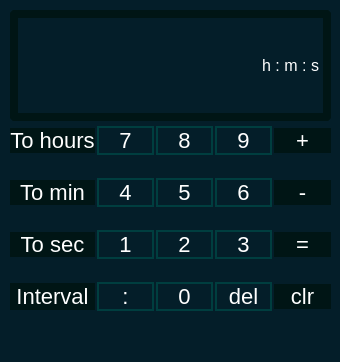
<?xml version="1.0" encoding="UTF-8"?>
<ui version="4.0">
 <class>MainWindow</class>
 <widget class="QMainWindow" name="MainWindow">
  <property name="geometry">
   <rect>
    <x>0</x>
    <y>0</y>
    <width>340</width>
    <height>362</height>
   </rect>
  </property>
  <property name="windowTitle">
   <string>MainWindow</string>
  </property>
  <property name="windowIcon">
   <iconset>
    <normaloff>CalcImg.png</normaloff>CalcImg.png</iconset>
  </property>
  <property name="toolTipDuration">
   <number>-1</number>
  </property>
  <property name="styleSheet">
   <string notr="true">background-color:#041e29;
border-radius:5px;</string>
  </property>
  <widget class="QWidget" name="centralwidget">
   <widget class="QTextBrowser" name="textBrowser">
    <property name="geometry">
     <rect>
      <x>10</x>
      <y>10</y>
      <width>321</width>
      <height>131</height>
     </rect>
    </property>
   </widget>
   <widget class="QWidget" name="gridLayoutWidget_2">
    <property name="geometry">
     <rect>
      <x>10</x>
      <y>110</y>
      <width>321</width>
      <height>221</height>
     </rect>
    </property>
    <layout class="QGridLayout" name="gridLayout_2" rowstretch="0,0,0,0">
     <property name="leftMargin">
      <number>0</number>
     </property>
     <property name="horizontalSpacing">
      <number>2</number>
     </property>
     <property name="verticalSpacing">
      <number>7</number>
     </property>
     <item row="0" column="3">
      <widget class="QPushButton" name="Button_9">
       <property name="font">
        <font>
         <pointsize>-1</pointsize>
        </font>
       </property>
       <property name="styleSheet">
        <string notr="true">QPushButton{
color:white;
background-color:#041e29;
font-size:22px;
border-radius:0px;
border: 2px solid #003e3f;
}
QPushButton:hover {
  background-color: #003e3f;
  color: white;
}</string>
       </property>
       <property name="text">
        <string>9</string>
       </property>
      </widget>
     </item>
     <item row="0" column="4">
      <widget class="QPushButton" name="Button_add">
       <property name="font">
        <font>
         <pointsize>-1</pointsize>
        </font>
       </property>
       <property name="styleSheet">
        <string notr="true">QPushButton{
color:white;
background-color:#001515;
font-size:22px;
border-radius:0px;
}
QPushButton:hover {
  background-color: #003e3f;
  color: white;
}</string>
       </property>
       <property name="text">
        <string>+</string>
       </property>
      </widget>
     </item>
     <item row="2" column="1">
      <widget class="QPushButton" name="Button_1">
       <property name="font">
        <font>
         <pointsize>-1</pointsize>
        </font>
       </property>
       <property name="styleSheet">
        <string notr="true">QPushButton{
color:white;
background-color:#041e29;
font-size:22px;
border-radius:0px;
border: 2px solid #003e3f;
}
QPushButton:hover {
  background-color: #003e3f;
  color: white;
}</string>
       </property>
       <property name="text">
        <string>1</string>
       </property>
      </widget>
     </item>
     <item row="3" column="3">
      <widget class="QPushButton" name="Button_del">
       <property name="font">
        <font>
         <pointsize>-1</pointsize>
        </font>
       </property>
       <property name="styleSheet">
        <string notr="true">QPushButton{
color:white;
background-color:#041e29;
font-size:22px;
border-radius:0px;
border: 2px solid #003e3f;
}
QPushButton:hover {
  background-color: #003e3f;
  color: white;
}</string>
       </property>
       <property name="text">
        <string>del</string>
       </property>
      </widget>
     </item>
     <item row="2" column="0">
      <widget class="QPushButton" name="Button_ToSec">
       <property name="font">
        <font>
         <pointsize>-1</pointsize>
        </font>
       </property>
       <property name="toolTipDuration">
        <number>-1</number>
       </property>
       <property name="styleSheet">
        <string notr="true">QPushButton{
color:white;
text-size:10px;
background-color:#001515;
font-size:22px;
border-radius:0px;
}
QPushButton:hover {
  background-color: #003e3f;
  color: white;
}</string>
       </property>
       <property name="text">
        <string>To sec</string>
       </property>
       <property name="iconSize">
        <size>
         <width>16</width>
         <height>16</height>
        </size>
       </property>
      </widget>
     </item>
     <item row="0" column="2">
      <widget class="QPushButton" name="Button_8">
       <property name="font">
        <font>
         <pointsize>-1</pointsize>
        </font>
       </property>
       <property name="styleSheet">
        <string notr="true">QPushButton{
color:white;
background-color:#041e29;
font-size:22px;
border-radius:0px;
border: 2px solid #003e3f;
}
QPushButton:hover {
  background-color: #003e3f;
  color: white;
}</string>
       </property>
       <property name="text">
        <string>8</string>
       </property>
      </widget>
     </item>
     <item row="3" column="2">
      <widget class="QPushButton" name="Button_0">
       <property name="font">
        <font>
         <pointsize>-1</pointsize>
        </font>
       </property>
       <property name="styleSheet">
        <string notr="true">QPushButton{
color:white;
background-color:#041e29;
font-size:22px;
border-radius:0px;
border: 2px solid #003e3f;
}
QPushButton:hover {
  background-color: #003e3f;
  color: white;
}</string>
       </property>
       <property name="text">
        <string>0</string>
       </property>
      </widget>
     </item>
     <item row="0" column="0">
      <widget class="QPushButton" name="Button_ToHours">
       <property name="font">
        <font>
         <pointsize>-1</pointsize>
        </font>
       </property>
       <property name="toolTipDuration">
        <number>-1</number>
       </property>
       <property name="styleSheet">
        <string notr="true">QPushButton{
color:white;
text-size:10px;
background-color:#001515;
font-size:22px;
border-radius:0px;
}
QPushButton:hover {
  background-color: #003e3f;
  color: white;
}</string>
       </property>
       <property name="text">
        <string>To hours</string>
       </property>
       <property name="iconSize">
        <size>
         <width>16</width>
         <height>16</height>
        </size>
       </property>
      </widget>
     </item>
     <item row="1" column="2">
      <widget class="QPushButton" name="Button_5">
       <property name="font">
        <font>
         <pointsize>-1</pointsize>
        </font>
       </property>
       <property name="styleSheet">
        <string notr="true">QPushButton{
color:white;
background-color:#041e29;
font-size:22px;
border-radius:0px;
border: 2px solid #003e3f;
}
QPushButton:hover {
  background-color: #003e3f;
  color: white;
}</string>
       </property>
       <property name="text">
        <string>5</string>
       </property>
      </widget>
     </item>
     <item row="1" column="0">
      <widget class="QPushButton" name="Button_ToMin">
       <property name="font">
        <font>
         <pointsize>-1</pointsize>
        </font>
       </property>
       <property name="toolTipDuration">
        <number>-1</number>
       </property>
       <property name="styleSheet">
        <string notr="true">QPushButton{
color:white;
text-size:10px;
background-color:#001515;
font-size:22px;
border-radius:0px;
}
QPushButton:hover {
  background-color: #003e3f;
  color: white;
}</string>
       </property>
       <property name="text">
        <string>To min</string>
       </property>
       <property name="iconSize">
        <size>
         <width>16</width>
         <height>16</height>
        </size>
       </property>
      </widget>
     </item>
     <item row="1" column="3">
      <widget class="QPushButton" name="Button_6">
       <property name="font">
        <font>
         <pointsize>-1</pointsize>
        </font>
       </property>
       <property name="styleSheet">
        <string notr="true">QPushButton{
color:white;
background-color:#041e29;
font-size:22px;
border-radius:0px;
border: 2px solid #003e3f;
}
QPushButton:hover {
  background-color: #003e3f;
  color: white;
}</string>
       </property>
       <property name="text">
        <string>6</string>
       </property>
      </widget>
     </item>
     <item row="2" column="4">
      <widget class="QPushButton" name="Button_make">
       <property name="font">
        <font>
         <pointsize>-1</pointsize>
        </font>
       </property>
       <property name="styleSheet">
        <string notr="true">QPushButton{
color:white;
background-color:#001515;
font-size:22px;
border-radius:0px;
}
QPushButton:hover {
  background-color: #003e3f;
  color: white;
}</string>
       </property>
       <property name="text">
        <string>=</string>
       </property>
      </widget>
     </item>
     <item row="2" column="2">
      <widget class="QPushButton" name="Button_2">
       <property name="font">
        <font>
         <pointsize>-1</pointsize>
        </font>
       </property>
       <property name="styleSheet">
        <string notr="true">QPushButton{
color:white;
background-color:#041e29;
font-size:22px;
border-radius:0px;
border: 2px solid #003e3f;
}
QPushButton:hover {
  background-color: #003e3f;
  color: white;
}</string>
       </property>
       <property name="text">
        <string>2</string>
       </property>
      </widget>
     </item>
     <item row="3" column="4">
      <widget class="QPushButton" name="Button_history">
       <property name="font">
        <font>
         <pointsize>-1</pointsize>
        </font>
       </property>
       <property name="styleSheet">
        <string notr="true">QPushButton{
color:white;
background-color:#001515;
font-size:22px;
border-radius:0px;
}
QPushButton:hover {
  background-color: #003e3f;
  color: white;
}</string>
       </property>
       <property name="text">
        <string>clr</string>
       </property>
      </widget>
     </item>
     <item row="1" column="4">
      <widget class="QPushButton" name="Button_sub">
       <property name="font">
        <font>
         <pointsize>-1</pointsize>
        </font>
       </property>
       <property name="styleSheet">
        <string notr="true">QPushButton{
color:white;
background-color:#001515;
font-size:22px;
border-radius:0px;
}
QPushButton:hover {
  background-color: #003e3f;
  color: white;
}</string>
       </property>
       <property name="text">
        <string>-</string>
       </property>
      </widget>
     </item>
     <item row="1" column="1">
      <widget class="QPushButton" name="Button_4">
       <property name="font">
        <font>
         <pointsize>-1</pointsize>
        </font>
       </property>
       <property name="styleSheet">
        <string notr="true">QPushButton{
color:white;
background-color:#041e29;
font-size:22px;
border-radius:0px;
border: 2px solid #003e3f;
}
QPushButton:hover {
  background-color: #003e3f;
  color: white;
}</string>
       </property>
       <property name="text">
        <string>4</string>
       </property>
      </widget>
     </item>
     <item row="3" column="1">
      <widget class="QPushButton" name="Button_dots">
       <property name="font">
        <font>
         <pointsize>-1</pointsize>
        </font>
       </property>
       <property name="styleSheet">
        <string notr="true">QPushButton{
color:white;
background-color:#041e29;
font-size:22px;
border-radius:0px;
border: 2px solid #003e3f;
}
QPushButton:hover {
  background-color: #003e3f;
  color: white;
}</string>
       </property>
       <property name="text">
        <string>:</string>
       </property>
      </widget>
     </item>
     <item row="3" column="0">
      <widget class="QPushButton" name="Button_TimeInterval">
       <property name="maximumSize">
        <size>
         <width>119</width>
         <height>27</height>
        </size>
       </property>
       <property name="font">
        <font>
         <pointsize>-1</pointsize>
        </font>
       </property>
       <property name="toolTipDuration">
        <number>-1</number>
       </property>
       <property name="styleSheet">
        <string notr="true">QPushButton{
color:white;
text-size:10px;
background-color:#001515;
font-size:22px;
border-radius:0px;
}
QPushButton:hover {
  background-color: #003e3f;
  color: white;
}</string>
       </property>
       <property name="text">
        <string>Interval</string>
       </property>
       <property name="iconSize">
        <size>
         <width>16</width>
         <height>16</height>
        </size>
       </property>
      </widget>
     </item>
     <item row="2" column="3">
      <widget class="QPushButton" name="Button_3">
       <property name="font">
        <font>
         <pointsize>-1</pointsize>
        </font>
       </property>
       <property name="styleSheet">
        <string notr="true">QPushButton{
color:white;
background-color:#041e29;
font-size:22px;
border-radius:0px;
border: 2px solid #003e3f;
}
QPushButton:hover {
  background-color: #003e3f;
  color: white;
}</string>
       </property>
       <property name="text">
        <string>3</string>
       </property>
      </widget>
     </item>
     <item row="0" column="1">
      <widget class="QPushButton" name="Button_7">
       <property name="font">
        <font>
         <pointsize>-1</pointsize>
        </font>
       </property>
       <property name="styleSheet">
        <string notr="true">QPushButton{
color:white;
background-color:#041e29;
font-size:22px;
border-radius:0px;
border: 2px solid #003e3f;
}
QPushButton:hover {
  background-color: #003e3f;
  color: white;
}</string>
       </property>
       <property name="text">
        <string>7</string>
       </property>
      </widget>
     </item>
    </layout>
   </widget>
   <widget class="QLabel" name="Diplay">
    <property name="geometry">
     <rect>
      <x>10</x>
      <y>10</y>
      <width>321</width>
      <height>111</height>
     </rect>
    </property>
    <property name="font">
     <font>
      <pointsize>12</pointsize>
     </font>
    </property>
    <property name="layoutDirection">
     <enum>Qt::LeftToRight</enum>
    </property>
    <property name="styleSheet">
     <string notr="true">color:white;
border: 8px solid #001515;</string>
    </property>
    <property name="text">
     <string>h : m : s</string>
    </property>
    <property name="alignment">
     <set>Qt::AlignRight|Qt::AlignTrailing|Qt::AlignVCenter</set>
    </property>
   </widget>
  </widget>
  <widget class="QMenuBar" name="menubar">
   <property name="geometry">
    <rect>
     <x>0</x>
     <y>0</y>
     <width>340</width>
     <height>26</height>
    </rect>
   </property>
  </widget>
  <widget class="QStatusBar" name="statusbar"/>
 </widget>
 <resources/>
 <connections/>
</ui>
